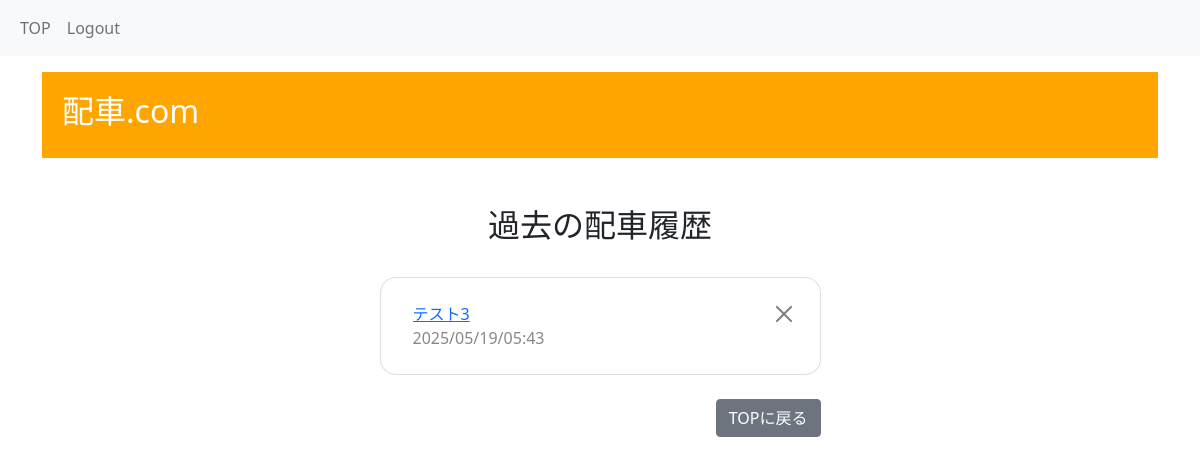
Before: /history_list (signed in) with the older database file.
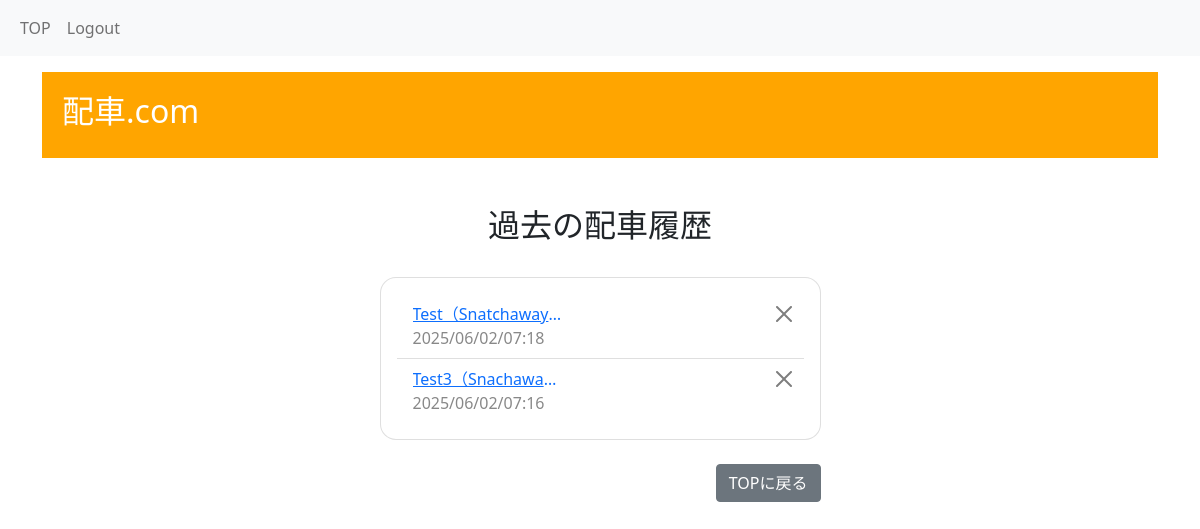
After: the same page with the newer database file.
### app/models.py (models this page shows)
class History(db.Model):
    __tablename__ = 'history'
    id = db.Column(db.Integer, primary_key=True)
    history_name = db.Column(db.String(1000))
    driver_name = db.Column(db.String(1000))
    passenger_name = db.Column(db.String(1000))
    created_date = db.Column(db.DateTime(timezone=True), default=datetime.utcnow)

### app/index.py (the view)
@index.route("/history_list", methods=["GET", "POST"])
@login_required
def history_list():
    histories = History.query.all()
    sorted_histories = sorted(histories, key=lambda x: x.created_date, reverse=True)
    history_names = []
    seen_names = set()  # 重複を確認するためのセット
    for history in sorted_histories:
        if history.history_name not in seen_names:
            history_names.append((history.history_name, history.created_date))
            seen_names.add(history.history_name)
    return render_template("history/history.html", history_names=history_names)

### app/__init__.py (called while the page is built)
def create_app():
    app = Flask(__name__, static_folder="static")
    app.config['SECRET_KEY'] = 'secret-key-goes-here'
    app.config['SQLALCHEMY_DATABASE_URI'] = ("sqlite:///realjam.db")
    app.config['SQLALCHEMY_TRACK_MODIFICATIONS'] = False
    try:
        os.makedirs(app.instance_path, exist_ok=True)
    except OSError as e:
        if e.errno != errno.EEXIST:
            raise
    db.init_app(app)
    Migrate(app, db)
    login_manager = LoginManager()
    login_manager.login_view = 'auth.login'
    login_manager.init_app(app)
    from .models import User
    @login_manager.user_loader
    def load_user(user_id):
        return User.query.get(int(user_id))
    from .auth.route import auth as auth_blueprint
    app.register_blueprint(auth_blueprint)
    from .index import index as index_blueprint
    app.register_blueprint(index_blueprint)
    return app

### app/templates/history/history.html
{% extends "layout.html" %}
{% block content %}
<header class="custom-header">
    <h2 class="mx-auto text-start">配車.com</h2>
</header>
<section class="vh-100 gradient-custom">
    <div class="container py-5 h-100">
        <h2 class="text-center mb-2">過去の配車履歴</h2><br>
            <div class="row d-flex justify-content-center h-100">
                <div class="col-12 col-md-8 col-lg-6 col-xl-5">
                    <div class="card" style="border-radius: 1rem;">
                        <div class="card-body">
                        <ul class="list-group list-group-flush">
                            {% for history_name, created_date in history_names %}
                                <li class="list-group-item d-flex justify-content-between align-items-center">
                                    <div class="d-flex flex-column">
                                        <a href="{{ url_for('index.history_details', history_name=history_name) }}" class="text-start truncate-text">{{ history_name }}</a>
                                        <span style="color: #888;">{{ created_date.strftime('%Y/%m/%d/%H:%M') }}</span>
                                    </div>
                                    <form action="{{ url_for('index.delete_history', history_name=history_name) }}" method="POST" style="display:inline;">
                                        <button class="btn btn-danger delete-btn btn-close" aria-level="Close" data-name="{{ history_name }}"></button>
                                    </form>
                                </li>
                            {% endfor %}
                        </ul>
                        </div>
                    </div>
                    <br>
                    <div class="col text-end">
                        <a href="{{ url_for('index.toppage')}}"><button class="btn btn-secondary">TOPに戻る</button></a>
                    </div>
                </div>
            </div>
    </div>
</div>
</section>
{% endblock %}

Changed rows visible on the page:
removed History: history_name "テスト3", strftime "2025/05/19/05:43"
added History: history_name "Test（Snatchaway…", strftime "2025/06/02/07:18"
added History: history_name "Test3（Snachawa…", strftime "2025/06/02/07:16"
